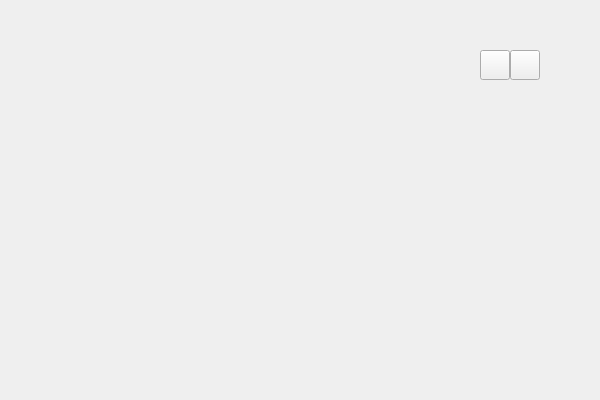
<?xml version="1.0" encoding="UTF-8"?>
<ui version="4.0">
 <class>CutImage</class>
 <widget class="QWidget" name="CutImage">
  <property name="geometry">
   <rect>
    <x>0</x>
    <y>0</y>
    <width>600</width>
    <height>400</height>
   </rect>
  </property>
  <property name="windowTitle">
   <string>Form</string>
  </property>
  <widget class="QLabel" name="label_frame">
   <property name="geometry">
    <rect>
     <x>0</x>
     <y>0</y>
     <width>600</width>
     <height>400</height>
    </rect>
   </property>
   <property name="styleSheet">
    <string notr="true">
	border-image  : url(':/ui/themes/default/dialog_page.png');</string>
   </property>
   <property name="text">
    <string/>
   </property>
  </widget>
  <widget class="QToolButton" name="toolButton_close">
   <property name="geometry">
    <rect>
     <x>510</x>
     <y>50</y>
     <width>30</width>
     <height>30</height>
    </rect>
   </property>
   <property name="styleSheet">
    <string notr="true">QToolButton{
	border-image: url(':/ui/btn_close.png')
}
QToolButton:hover{
   border:2px solid;
}</string>
   </property>
   <property name="text">
    <string/>
   </property>
  </widget>
  <widget class="QToolButton" name="toolButton_min">
   <property name="geometry">
    <rect>
     <x>480</x>
     <y>50</y>
     <width>30</width>
     <height>30</height>
    </rect>
   </property>
   <property name="styleSheet">
    <string notr="true">QToolButton{
	border-image: url(':/ui/btn_min.png')
}
QToolButton:hover{
   border:2px solid;
}</string>
   </property>
   <property name="text">
    <string/>
   </property>
  </widget>
 </widget>
 <resources/>
 <connections/>
</ui>
